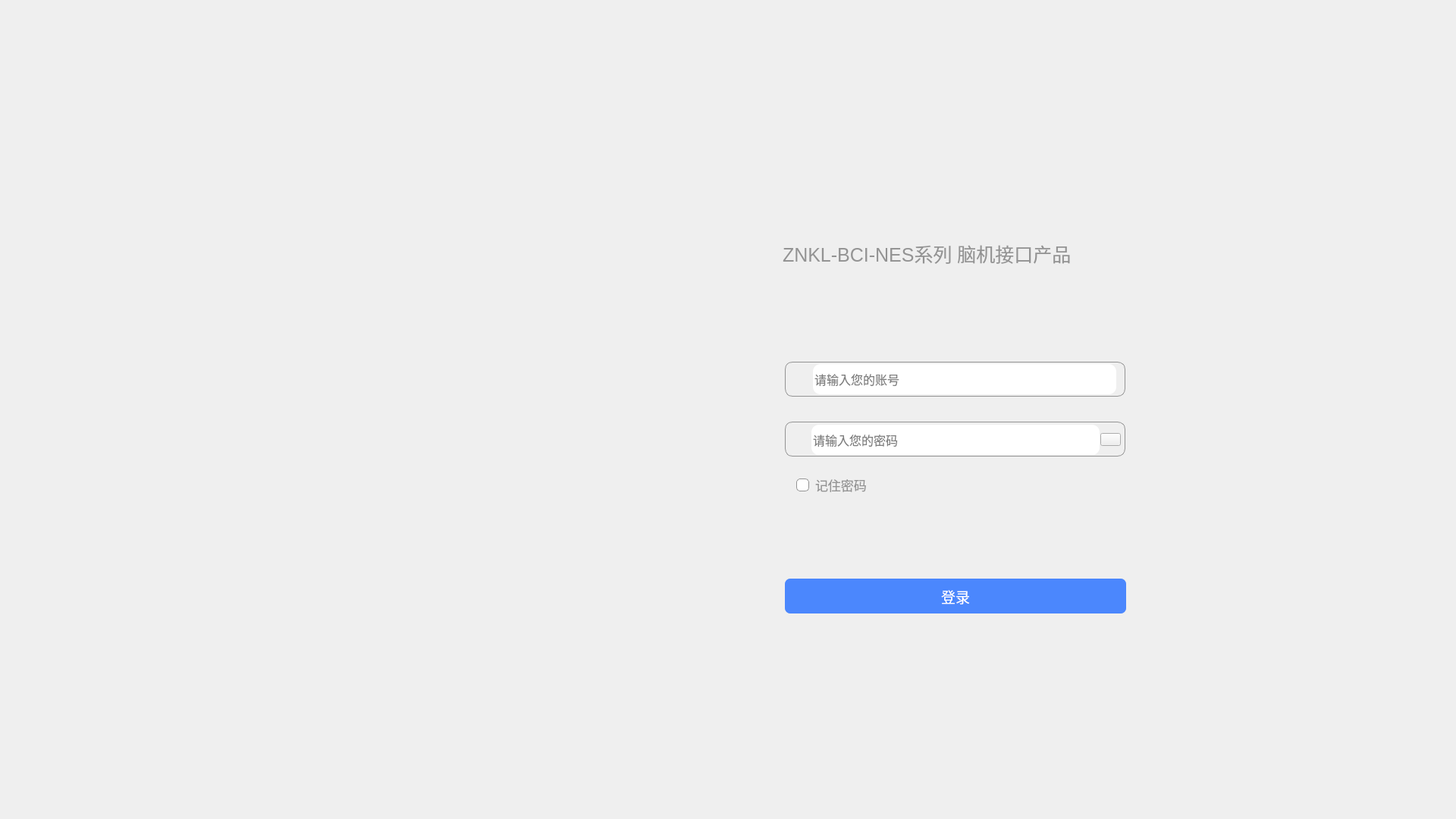
<?xml version="1.0" encoding="UTF-8"?>
<ui version="4.0">
 <class>Form</class>
 <widget class="QWidget" name="Form">
  <property name="geometry">
   <rect>
    <x>0</x>
    <y>0</y>
    <width>1920</width>
    <height>1080</height>
   </rect>
  </property>
  <property name="sizePolicy">
   <sizepolicy hsizetype="Fixed" vsizetype="Fixed">
    <horstretch>0</horstretch>
    <verstretch>0</verstretch>
   </sizepolicy>
  </property>
  <property name="minimumSize">
   <size>
    <width>1920</width>
    <height>1080</height>
   </size>
  </property>
  <property name="maximumSize">
   <size>
    <width>1920</width>
    <height>1080</height>
   </size>
  </property>
  <property name="font">
   <font>
    <pointsize>12</pointsize>
   </font>
  </property>
  <property name="windowTitle">
   <string>用户登录</string>
  </property>
  <property name="styleSheet">
   <string notr="true">QWidget#Form {
	border-image: url(:/login/pic/login_background.png);
}</string>
  </property>
  <widget class="QPushButton" name="pushButton_login">
   <property name="geometry">
    <rect>
     <x>1035</x>
     <y>763</y>
     <width>450</width>
     <height>46</height>
    </rect>
   </property>
   <property name="minimumSize">
    <size>
     <width>450</width>
     <height>46</height>
    </size>
   </property>
   <property name="maximumSize">
    <size>
     <width>450</width>
     <height>46</height>
    </size>
   </property>
   <property name="font">
    <font>
     <pointsize>14</pointsize>
    </font>
   </property>
   <property name="styleSheet">
    <string notr="true">QPushButton#pushButton_login {
	background-color: rgba(75, 135, 253, 1);
	color: #FFFFFF;
	border: none;
	border-radius: 7.45px;
}

QPushButton#pushButton_login:pressed {
	background-color: rgba(55, 100, 220, 1);
}

</string>
   </property>
   <property name="text">
    <string>登录</string>
   </property>
  </widget>
  <widget class="QLineEdit" name="lineEdit_upwd">
   <property name="geometry">
    <rect>
     <x>1070</x>
     <y>560</y>
     <width>380</width>
     <height>40</height>
    </rect>
   </property>
   <property name="minimumSize">
    <size>
     <width>380</width>
     <height>40</height>
    </size>
   </property>
   <property name="maximumSize">
    <size>
     <width>380</width>
     <height>40</height>
    </size>
   </property>
   <property name="styleSheet">
    <string notr="true">QLineEdit#lineEdit_upwd {
	border: none;
	border-radius: 10px;
}</string>
   </property>
   <property name="inputMask">
    <string/>
   </property>
   <property name="placeholderText">
    <string>请输入您的密码</string>
   </property>
  </widget>
  <widget class="QLabel" name="label_welcome">
   <property name="geometry">
    <rect>
     <x>1032</x>
     <y>246</y>
     <width>281</width>
     <height>67</height>
    </rect>
   </property>
   <property name="minimumSize">
    <size>
     <width>281</width>
     <height>67</height>
    </size>
   </property>
   <property name="maximumSize">
    <size>
     <width>281</width>
     <height>67</height>
    </size>
   </property>
   <property name="font">
    <font>
     <pointsize>18</pointsize>
    </font>
   </property>
   <property name="styleSheet">
    <string notr="true">border-image: url(:/login/pic/login_welcome.png);</string>
   </property>
   <property name="text">
    <string/>
   </property>
  </widget>
  <widget class="QCheckBox" name="checkBox_remember">
   <property name="geometry">
    <rect>
     <x>1050</x>
     <y>627</y>
     <width>95</width>
     <height>25</height>
    </rect>
   </property>
   <property name="minimumSize">
    <size>
     <width>95</width>
     <height>25</height>
    </size>
   </property>
   <property name="maximumSize">
    <size>
     <width>95</width>
     <height>25</height>
    </size>
   </property>
   <property name="font">
    <font>
     <family>Microsoft YaHei UI</family>
     <pointsize>13</pointsize>
     <italic>false</italic>
     <bold>false</bold>
    </font>
   </property>
   <property name="styleSheet">
    <string notr="true">QCheckBox {
	font: 13pt &quot;Microsoft YaHei UI&quot;;
    color: #939393;
    spacing: 8px;
}

QCheckBox::indicator {
    width: 15px;
    height: 15px;
    border: 1px solid #939393;
    border-radius: 4.84px;
    background-color: #FFFFFF;
}

QCheckBox::indicator:checked {
    image: url(:/login/pic/login_checked.png);
}

</string>
   </property>
   <property name="text">
    <string>记住密码</string>
   </property>
   <property name="checked">
    <bool>false</bool>
   </property>
  </widget>
  <widget class="QLabel" name="label_product">
   <property name="geometry">
    <rect>
     <x>1032</x>
     <y>319</y>
     <width>413</width>
     <height>31</height>
    </rect>
   </property>
   <property name="minimumSize">
    <size>
     <width>413</width>
     <height>31</height>
    </size>
   </property>
   <property name="maximumSize">
    <size>
     <width>413</width>
     <height>31</height>
    </size>
   </property>
   <property name="font">
    <font>
     <family>Microsoft YaHei UI</family>
     <pointsize>19</pointsize>
     <italic>false</italic>
     <bold>false</bold>
    </font>
   </property>
   <property name="styleSheet">
    <string notr="true">font: 19pt &quot;Microsoft YaHei UI&quot;;
color:#939393;</string>
   </property>
   <property name="text">
    <string>ZNKL-BCI-NES系列 脑机接口产品</string>
   </property>
  </widget>
  <widget class="QLabel" name="label_tip">
   <property name="geometry">
    <rect>
     <x>1035</x>
     <y>417</y>
     <width>112</width>
     <height>40</height>
    </rect>
   </property>
   <property name="minimumSize">
    <size>
     <width>112</width>
     <height>40</height>
    </size>
   </property>
   <property name="maximumSize">
    <size>
     <width>112</width>
     <height>40</height>
    </size>
   </property>
   <property name="styleSheet">
    <string notr="true">border-image: url(:/login/pic/login_tip.png);</string>
   </property>
   <property name="text">
    <string/>
   </property>
  </widget>
  <widget class="QLabel" name="label_2">
   <property name="geometry">
    <rect>
     <x>1035</x>
     <y>743</y>
     <width>450</width>
     <height>1</height>
    </rect>
   </property>
   <property name="minimumSize">
    <size>
     <width>450</width>
     <height>1</height>
    </size>
   </property>
   <property name="maximumSize">
    <size>
     <width>450</width>
     <height>1</height>
    </size>
   </property>
   <property name="styleSheet">
    <string notr="true">border-image: url(:/login/pic/login_line.png);</string>
   </property>
   <property name="text">
    <string/>
   </property>
  </widget>
  <widget class="QLabel" name="label_3">
   <property name="geometry">
    <rect>
     <x>250</x>
     <y>200</y>
     <width>60</width>
     <height>51</height>
    </rect>
   </property>
   <property name="minimumSize">
    <size>
     <width>60</width>
     <height>51</height>
    </size>
   </property>
   <property name="maximumSize">
    <size>
     <width>60</width>
     <height>51</height>
    </size>
   </property>
   <property name="styleSheet">
    <string notr="true">border-image: url(:/login/pic/login_HW.png);</string>
   </property>
   <property name="text">
    <string/>
   </property>
  </widget>
  <widget class="QLabel" name="label_4">
   <property name="geometry">
    <rect>
     <x>1041</x>
     <y>568</y>
     <width>21</width>
     <height>21</height>
    </rect>
   </property>
   <property name="styleSheet">
    <string notr="true">border-image: url(:/login/pic/login_pwdlock.png);</string>
   </property>
   <property name="text">
    <string/>
   </property>
  </widget>
  <widget class="QLabel" name="label_5">
   <property name="geometry">
    <rect>
     <x>1042</x>
     <y>489</y>
     <width>21</width>
     <height>21</height>
    </rect>
   </property>
   <property name="styleSheet">
    <string notr="true">border-image: url(:/login/pic/login_account.png);</string>
   </property>
   <property name="text">
    <string/>
   </property>
  </widget>
  <widget class="QLabel" name="label_6">
   <property name="geometry">
    <rect>
     <x>1035</x>
     <y>477</y>
     <width>449</width>
     <height>46</height>
    </rect>
   </property>
   <property name="minimumSize">
    <size>
     <width>449</width>
     <height>46</height>
    </size>
   </property>
   <property name="maximumSize">
    <size>
     <width>449</width>
     <height>46</height>
    </size>
   </property>
   <property name="styleSheet">
    <string notr="true">QLabel#label_6 {
	border: 1px solid rgba(147, 147, 147, 1);
	border-radius: 10px;
}</string>
   </property>
   <property name="text">
    <string/>
   </property>
  </widget>
  <widget class="QLineEdit" name="lineEdit_uid">
   <property name="geometry">
    <rect>
     <x>1072</x>
     <y>480</y>
     <width>400</width>
     <height>40</height>
    </rect>
   </property>
   <property name="minimumSize">
    <size>
     <width>400</width>
     <height>40</height>
    </size>
   </property>
   <property name="maximumSize">
    <size>
     <width>400</width>
     <height>40</height>
    </size>
   </property>
   <property name="styleSheet">
    <string notr="true">QLineEdit#lineEdit_uid {
	border: none;
	border-radius: 10px;
}</string>
   </property>
   <property name="inputMask">
    <string/>
   </property>
   <property name="text">
    <string/>
   </property>
   <property name="placeholderText">
    <string>请输入您的账号</string>
   </property>
   <property name="cursorMoveStyle">
    <enum>Qt::LogicalMoveStyle</enum>
   </property>
  </widget>
  <widget class="QLabel" name="label_7">
   <property name="geometry">
    <rect>
     <x>1035</x>
     <y>556</y>
     <width>449</width>
     <height>46</height>
    </rect>
   </property>
   <property name="minimumSize">
    <size>
     <width>449</width>
     <height>46</height>
    </size>
   </property>
   <property name="maximumSize">
    <size>
     <width>449</width>
     <height>46</height>
    </size>
   </property>
   <property name="styleSheet">
    <string notr="true">QLabel#label_7 {
	border: 1px solid rgba(147, 147, 147, 1);
	border-radius: 10px;
}</string>
   </property>
   <property name="text">
    <string/>
   </property>
  </widget>
  <widget class="QPushButton" name="pushButton_pwdvision">
   <property name="geometry">
    <rect>
     <x>1451</x>
     <y>571</y>
     <width>27</width>
     <height>17</height>
    </rect>
   </property>
   <property name="minimumSize">
    <size>
     <width>27</width>
     <height>17</height>
    </size>
   </property>
   <property name="maximumSize">
    <size>
     <width>27</width>
     <height>17</height>
    </size>
   </property>
   <property name="styleSheet">
    <string notr="true">border-image: url(:/login/pic/login_pwdclose.png);</string>
   </property>
   <property name="text">
    <string/>
   </property>
  </widget>
  <widget class="QLabel" name="label">
   <property name="geometry">
    <rect>
     <x>216</x>
     <y>163</y>
     <width>600</width>
     <height>752</height>
    </rect>
   </property>
   <property name="minimumSize">
    <size>
     <width>600</width>
     <height>752</height>
    </size>
   </property>
   <property name="maximumSize">
    <size>
     <width>600</width>
     <height>752</height>
    </size>
   </property>
   <property name="styleSheet">
    <string notr="true">border-image: url(:/set/pic/脑机接口-上下肢-21.png);</string>
   </property>
   <property name="text">
    <string/>
   </property>
  </widget>
  <zorder>label_7</zorder>
  <zorder>pushButton_login</zorder>
  <zorder>label_welcome</zorder>
  <zorder>checkBox_remember</zorder>
  <zorder>label_product</zorder>
  <zorder>label_tip</zorder>
  <zorder>label_2</zorder>
  <zorder>label_3</zorder>
  <zorder>label_4</zorder>
  <zorder>label_6</zorder>
  <zorder>lineEdit_uid</zorder>
  <zorder>label_5</zorder>
  <zorder>lineEdit_upwd</zorder>
  <zorder>pushButton_pwdvision</zorder>
  <zorder>label</zorder>
 </widget>
 <resources>
  <include location="resources.qrc"/>
 </resources>
 <connections/>
</ui>
